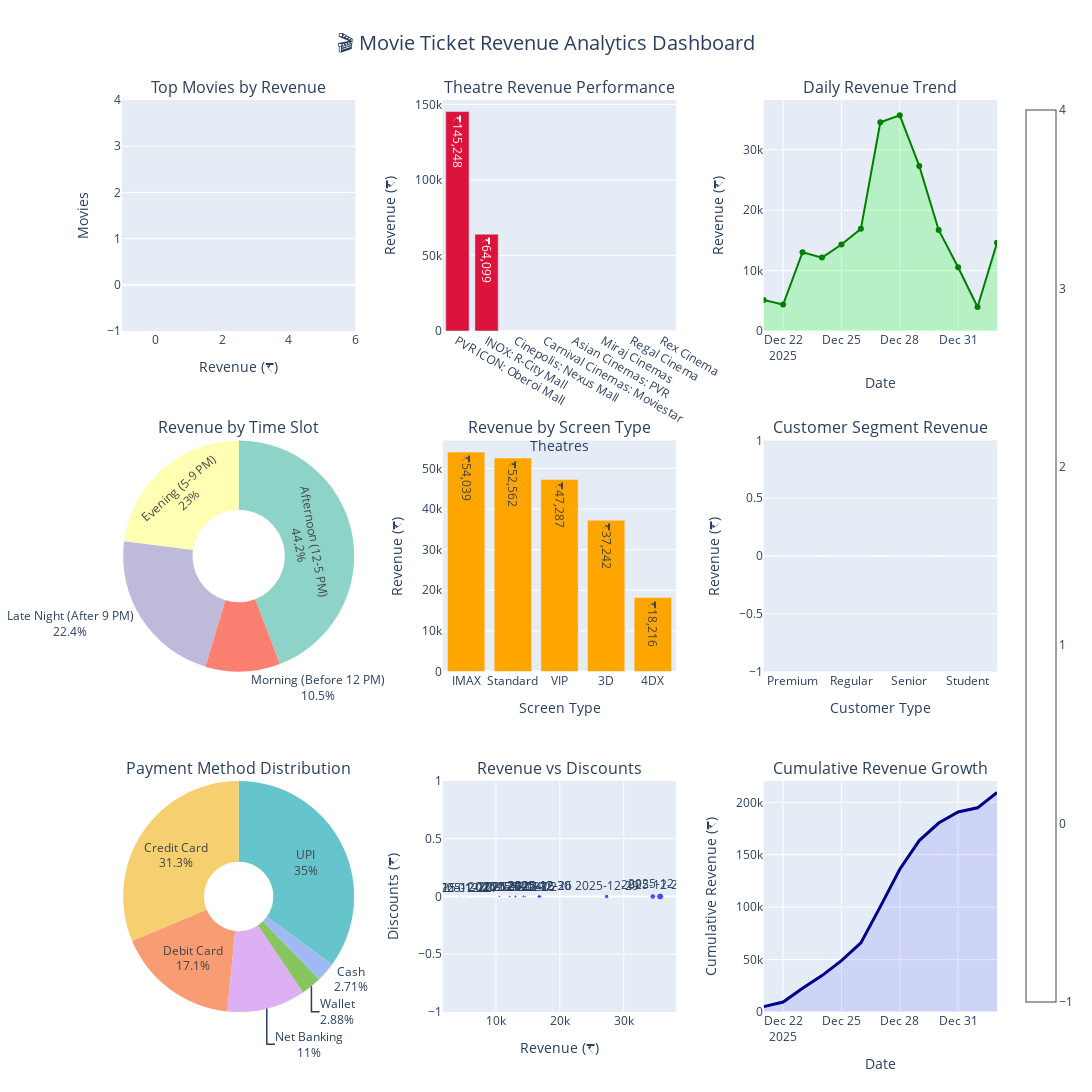

Write notebook code for a chart like this one.
### Code cell
# ============================================
# ADVANCED REVENUE VISUALIZATIONS
# ============================================

def create_revenue_visualizations(df2, df3, df4, df5, df6, df7, df8):
    """
    Create comprehensive revenue visualizations
    """
    print("\n" + "="*80)
    print("📊 REVENUE ANALYTICS DASHBOARD")
    print("="*80)
    
    # Create subplots
    fig = make_subplots(
        rows=3, cols=3,
        subplot_titles=(
            'Top Movies by Revenue', 'Theatre Revenue Performance', 'Daily Revenue Trend',
            'Revenue by Time Slot', 'Revenue by Screen Type', 'Customer Segment Revenue',
            'Payment Method Distribution', 'Revenue vs Discounts', 'Cumulative Revenue Growth'
        ),
        specs=[
            [{'type': 'bar'}, {'type': 'bar'}, {'type': 'scatter'}],
            [{'type': 'pie'}, {'type': 'bar'}, {'type': 'bar'}],
            [{'type': 'pie'}, {'type': 'scatter'}, {'type': 'scatter'}]
        ],
        vertical_spacing=0.12,
        horizontal_spacing=0.1
    )
    
    # 1. Top Movies by Revenue (Bar Chart)
    fig.add_trace(
        go.Bar(
            x=df2['net_revenue'],
            y=df2['title'],
            orientation='h',
            marker_color='royalblue',
            text=df2.apply(lambda x: f'₹{x["net_revenue"]:,.0f}', axis=1),
            textposition='auto',
            name='Revenue'
        ),
        row=1, col=1
    )
    
    # 2. Theatre Revenue (Bar Chart)
    fig.add_trace(
        go.Bar(
            x=df3['theatre_name'],
            y=df3['net_revenue'],
            marker_color='crimson',
            text=df3.apply(lambda x: f'₹{x["net_revenue"]:,.0f}', axis=1),
            textposition='auto',
            name='Theatre Revenue'
        ),
        row=1, col=2
    )
    
    # 3. Daily Revenue Trend (Line Chart)
    fig.add_trace(
        go.Scatter(
            x=df4['booking_date'],
            y=df4['daily_revenue'],
            mode='lines+markers',
            line=dict(color='green', width=2),
            marker=dict(size=6),
            fill='tozeroy',
            fillcolor='rgba(0, 255, 0, 0.2)',
            name='Daily Revenue'
        ),
        row=1, col=3
    )
    
    # 4. Revenue by Time Slot (Pie Chart)
    fig.add_trace(
        go.Pie(
            labels=df5['time_slot'],
            values=df5['total_revenue'],
            hole=0.4,
            marker_colors=px.colors.qualitative.Set3,
            textinfo='label+percent',
            name='Time Slot Revenue'
        ),
        row=2, col=1
    )
    
    # 5. Revenue by Screen Type (Bar Chart)
    fig.add_trace(
        go.Bar(
            x=df6['screen_type'],
            y=df6['total_revenue'],
            marker_color='orange',
            text=df6.apply(lambda x: f'₹{x["total_revenue"]:,.0f}', axis=1),
            textposition='auto',
            name='Screen Type Revenue'
        ),
        row=2, col=2
    )
    
    # 6. Customer Segment Revenue (Bar Chart)
    fig.add_trace(
        go.Bar(
            x=df7['customer_type'],
            y=df7['total_revenue'],
            marker_color='purple',
            text=df7.apply(lambda x: f'₹{x["total_revenue"]:,.0f}', axis=1),
            textposition='auto',
            name='Customer Segment Revenue'
        ),
        row=2, col=3
    )
    
    # 7. Payment Method Distribution (Pie Chart)
    fig.add_trace(
        go.Pie(
            labels=df8['payment_method'],
            values=df8['net_amount'],
            hole=0.3,
            marker_colors=px.colors.qualitative.Pastel,
            textinfo='label+percent',
            name='Payment Methods'
        ),
        row=3, col=1
    )
    
    # 8. Revenue vs Discounts (Scatter Plot)
    daily_data = df4.tail(15)  # Last 15 days
    fig.add_trace(
        go.Scatter(
            x=daily_data['daily_revenue'],
            y=daily_data['daily_discounts'],
            mode='markers+text',
            marker=dict(size=daily_data['daily_bookings']/5, color='blue', showscale=True),
            text=daily_data['booking_date'],
            textposition='top center',
            name='Revenue vs Discounts'
        ),
        row=3, col=2
    )
    
    # 9. Cumulative Revenue Growth (Line Chart)
    fig.add_trace(
        go.Scatter(
            x=df4['booking_date'],
            y=df4['cumulative_revenue'],
            mode='lines',
            line=dict(color='darkblue', width=3),
            fill='tozeroy',
            fillcolor='rgba(0, 0, 255, 0.1)',
            name='Cumulative Revenue'
        ),
        row=3, col=3
    )
    
    # Update layout
    fig.update_layout(
        height=1200,
        width=1400,
        showlegend=False,
        title_text="🎬 Movie Ticket Revenue Analytics Dashboard",
        title_font_size=20,
        title_x=0.5
    )
    
    # Update axes labels
    fig.update_xaxes(title_text="Revenue (₹)", row=1, col=1)
    fig.update_xaxes(title_text="Theatres", row=1, col=2)
    fig.update_xaxes(title_text="Date", row=1, col=3)
    fig.update_xaxes(title_text="Screen Type", row=2, col=2)
    fig.update_xaxes(title_text="Customer Type", row=2, col=3)
    fig.update_xaxes(title_text="Revenue (₹)", row=3, col=2)
    fig.update_xaxes(title_text="Date", row=3, col=3)
    
    fig.update_yaxes(title_text="Movies", row=1, col=1)
    fig.update_yaxes(title_text="Revenue (₹)", row=1, col=2)
    fig.update_yaxes(title_text="Revenue (₹)", row=1, col=3)
    fig.update_yaxes(title_text="Revenue (₹)", row=2, col=2)
    fig.update_yaxes(title_text="Revenue (₹)", row=2, col=3)
    fig.update_yaxes(title_text="Discounts (₹)", row=3, col=2)
    fig.update_yaxes(title_text="Cumulative Revenue (₹)", row=3, col=3)
    
    fig.show()

# Generate visualizations
create_revenue_visualizations(
    revenue_dfs[1], revenue_dfs[2], revenue_dfs[3], 
    revenue_dfs[4], revenue_dfs[5], revenue_dfs[6], revenue_dfs[7]
)

### Figure 1 — Plotly figure (JSON) as saved in the notebook; plotly's stock layout.template omitted (floating-point values rounded to 4 significant figures)
{"data": [{"marker": {"color": "royalblue"}, "name": "Revenue", "orientation": "h", "text": [], "textposition": "auto", "type": "bar", "x": [], "xaxis": "x", "y": [], "yaxis": "y"}, {"marker": {"color": "crimson"}, "name": "Theatre Revenue", "text": ["₹145,248", "₹64,099", "₹0", "₹0", "₹0", "₹0", "₹0", "₹0"], "textposition": "auto", "type": "bar", "x": ["PVR ICON: Oberoi Mall", "INOX: R-City Mall", "Cinepolis: Nexus Mall", "Carnival Cinemas: Moviestar", "Asian Cinemas: PVR", "Miraj Cinemas", "Regal Cinema", "Rex Cinema"], "xaxis": "x2", "y": [145200.0, 64100.0, 0.0, 0.0, 0.0, 0.0, 0.0, 0.0], "yaxis": "y2"}, {"fill": "tozeroy", "fillcolor": "rgba(0, 255, 0, 0.2)", "line": {"color": "green", "width": 2}, "marker": {"size": 6}, "mode": "lines+markers", "name": "Daily Revenue", "type": "scatter", "x": ["2025-12-21", "2025-12-22", "2025-12-23", "2025-12-24", "2025-12-25", "2025-12-26", "2025-12-27", "2025-12-28", "2025-12-29", "2025-12-30", "2025-12-31", "2026-01-01", "2026-01-02"], "xaxis": "x3", "y": [5122.0, 4389.0, 13050.0, 12150.0, 14310.0, 16900.0, 34540.0, 35690.0, 27320.0, 16730.0, 10560.0, 3982.0, 14590.0], "yaxis": "y3"}, {"domain": {"x": [0, 0.2667], "y": [0.3733, 0.6267]}, "hole": 0.4, "labels": ["Afternoon (12-5 PM)", "Evening (5-9 PM)", "Late Night (After 9 PM)", "Morning (Before 12 PM)"], "marker": {"colors": ["rgb(141,211,199)", "rgb(255,255,179)", "rgb(190,186,218)", "rgb(251,128,114)", "rgb(128,177,211)", "rgb(253,180,98)", "rgb(179,222,105)", "rgb(252,205,229)", "rgb(217,217,217)", "rgb(188,128,189)", "rgb(204,235,197)", "rgb(255,237,111)"]}, "name": "Time Slot Revenue", "textinfo": "label+percent", "type": "pie", "values": [92510.0, 48070.0, 46880.0, 21890.0]}, {"marker": {"color": "orange"}, "name": "Screen Type Revenue", "text": ["₹54,039", "₹52,562", "₹47,287", "₹37,242", "₹18,216"], "textposition": "auto", "type": "bar", "x": ["IMAX", "Standard", "VIP", "3D", "4DX"], "xaxis": "x4", "y": [54040.0, 52560.0, 47290.0, 37240.0, 18220.0], "yaxis": "y4"}, {"marker": {"color": "purple"}, "name": "Customer Segment Revenue", "text": ["₹0", "₹0", "₹0", "₹0"], "textposition": "auto", "type": "bar", "x": ["Premium", "Regular", "Senior", "Student"], "xaxis": "x5", "y": [0, 0, 0, 0], "yaxis": "y5"}, {"domain": {"x": [0, 0.2667], "y": [0, 0.2533]}, "hole": 0.3, "labels": ["UPI", "Credit Card", "Debit Card", "Net Banking", "Wallet", "Cash"], "marker": {"colors": ["rgb(102, 197, 204)", "rgb(246, 207, 113)", "rgb(248, 156, 116)", "rgb(220, 176, 242)", "rgb(135, 197, 95)", "rgb(158, 185, 243)", "rgb(254, 136, 177)", "rgb(201, 219, 116)", "rgb(139, 224, 164)", "rgb(180, 151, 231)", "rgb(179, 179, 179)"]}, "name": "Payment Methods", "textinfo": "label+percent", "type": "pie", "values": [76380.0, 68320.0, 37330.0, 23970.0, 6278.0, 5910.0]}, {"marker": {"color": "blue", "showscale": true, "size": [1.0, 1.4, 2.8, 2.4, 3.0, 4.0, 5.6, 7.0, 4.4, 3.6, 2.2, 0.8, 2.0]}, "mode": "markers+text", "name": "Revenue vs Discounts", "text": ["2025-12-21", "2025-12-22", "2025-12-23", "2025-12-24", "2025-12-25", "2025-12-26", "2025-12-27", "2025-12-28", "2025-12-29", "2025-12-30", "2025-12-31", "2026-01-01", "2026-01-02"], "textposition": "top center", "type": "scatter", "x": [5122.0, 4389.0, 13050.0, 12150.0, 14310.0, 16900.0, 34540.0, 35690.0, 27320.0, 16730.0, 10560.0, 3982.0, 14590.0], "xaxis": "x6", "y": [0.0, 0.0, 0.0, 0.0, 0.0, 0.0, 0.0, 0.0, 0.0, 0.0, 0.0, 0.0, 0.0], "yaxis": "y6"}, {"fill": "tozeroy", "fillcolor": "rgba(0, 0, 255, 0.1)", "line": {"color": "darkblue", "width": 3}, "mode": "lines", "name": "Cumulative Revenue", "type": "scatter", "x": ["2025-12-21", "2025-12-22", "2025-12-23", "2025-12-24", "2025-12-25", "2025-12-26", "2025-12-27", "2025-12-28", "2025-12-29", "2025-12-30", "2025-12-31", "2026-01-01", "2026-01-02"], "xaxis": "x7", "y": [5122.0, 9511.0, 22560.0, 34710.0, 49020.0, 65930.0, 100500.0, 136200.0, 163500.0, 180200.0, 190800.0, 194800.0, 209300.0], "yaxis": "y7"}], "layout": {"annotations": [{"font": {"size": 16}, "showarrow": false, "text": "Top Movies by Revenue", "x": 0.1333, "xanchor": "center", "xref": "paper", "y": 1, "yanchor": "bottom", "yref": "paper"}, {"font": {"size": 16}, "showarrow": false, "text": "Theatre Revenue Performance", "x": 0.5, "xanchor": "center", "xref": "paper", "y": 1, "yanchor": "bottom", "yref": "paper"}, {"font": {"size": 16}, "showarrow": false, "text": "Daily Revenue Trend", "x": 0.8667, "xanchor": "center", "xref": "paper", "y": 1, "yanchor": "bottom", "yref": "paper"}, {"font": {"size": 16}, "showarrow": false, "text": "Revenue by Time Slot", "x": 0.1333, "xanchor": "center", "xref": "paper", "y": 0.6267, "yanchor": "bottom", "yref": "paper"}, {"font": {"size": 16}, "showarrow": false, "text": "Revenue by Screen Type", "x": 0.5, "xanchor": "center", "xref": "paper", "y": 0.6267, "yanchor": "bottom", "yref": "paper"}, {"font": {"size": 16}, "showarrow": false, "text": "Customer Segment Revenue", "x": 0.8667, "xanchor": "center", "xref": "paper", "y": 0.6267, "yanchor": "bottom", "yref": "paper"}, {"font": {"size": 16}, "showarrow": false, "text": "Payment Method Distribution", "x": 0.1333, "xanchor": "center", "xref": "paper", "y": 0.2533, "yanchor": "bottom", "yref": "paper"}, {"font": {"size": 16}, "showarrow": false, "text": "Revenue vs Discounts", "x": 0.5, "xanchor": "center", "xref": "paper", "y": 0.2533, "yanchor": "bottom", "yref": "paper"}, {"font": {"size": 16}, "showarrow": false, "text": "Cumulative Revenue Growth", "x": 0.8667, "xanchor": "center", "xref": "paper", "y": 0.2533, "yanchor": "bottom", "yref": "paper"}], "height": 1200, "showlegend": false, "title": {"font": {"size": 20}, "text": "🎬 Movie Ticket Revenue Analytics Dashboard", "x": 0.5}, "width": 1400, "xaxis": {"anchor": "y", "domain": [0, 0.2667], "title": {"text": "Revenue (₹)"}}, "xaxis2": {"anchor": "y2", "domain": [0.3667, 0.6333], "title": {"text": "Theatres"}}, "xaxis3": {"anchor": "y3", "domain": [0.7333, 1], "title": {"text": "Date"}}, "xaxis4": {"anchor": "y4", "domain": [0.3667, 0.6333], "title": {"text": "Screen Type"}}, "xaxis5": {"anchor": "y5", "domain": [0.7333, 1], "title": {"text": "Customer Type"}}, "xaxis6": {"anchor": "y6", "domain": [0.3667, 0.6333], "title": {"text": "Revenue (₹)"}}, "xaxis7": {"anchor": "y7", "domain": [0.7333, 1], "title": {"text": "Date"}}, "yaxis": {"anchor": "x", "domain": [0.7467, 1], "title": {"text": "Movies"}}, "yaxis2": {"anchor": "x2", "domain": [0.7467, 1], "title": {"text": "Revenue (₹)"}}, "yaxis3": {"anchor": "x3", "domain": [0.7467, 1], "title": {"text": "Revenue (₹)"}}, "yaxis4": {"anchor": "x4", "domain": [0.3733, 0.6267], "title": {"text": "Revenue (₹)"}}, "yaxis5": {"anchor": "x5", "domain": [0.3733, 0.6267], "title": {"text": "Revenue (₹)"}}, "yaxis6": {"anchor": "x6", "domain": [0, 0.2533], "title": {"text": "Discounts (₹)"}}, "yaxis7": {"anchor": "x7", "domain": [0, 0.2533], "title": {"text": "Cumulative Revenue (₹)"}}}}
